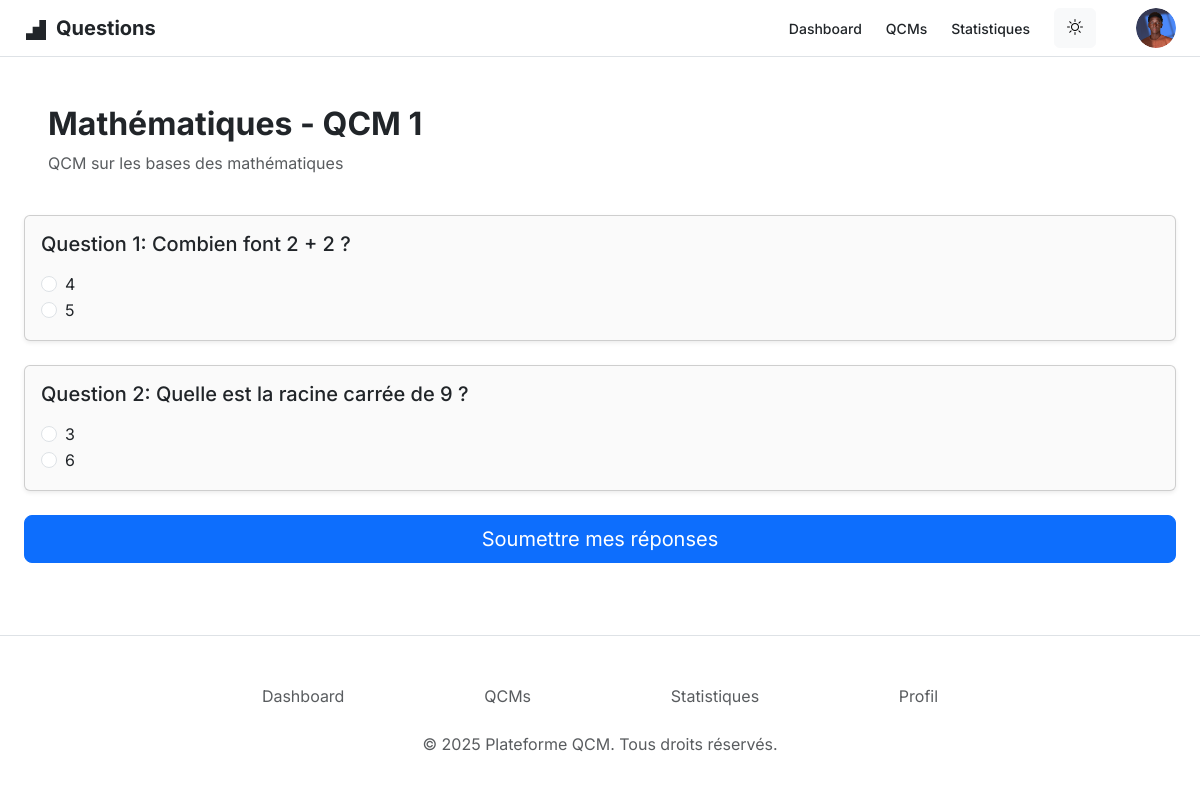
Page /pages/portail/qcms/faire-qcm.php?id=1 (signed in) on the committed database.
### tables this page shows
CREATE TABLE qcms (
    id INT AUTO_INCREMENT PRIMARY KEY,
    titre VARCHAR(255) NOT NULL,
    description TEXT,
    date_creation TIMESTAMP DEFAULT CURRENT_TIMESTAMP
);

CREATE TABLE questions (
    id INT AUTO_INCREMENT PRIMARY KEY,
    qcm_id INT NOT NULL,
    texte_question TEXT NOT NULL,
    FOREIGN KEY (qcm_id) REFERENCES qcms(id) ON DELETE CASCADE
);

CREATE TABLE reponses (
    id INT AUTO_INCREMENT PRIMARY KEY,
    question_id INT NOT NULL,
    texte_reponse TEXT NOT NULL,
    est_correcte BOOLEAN DEFAULT FALSE,
    FOREIGN KEY (question_id) REFERENCES questions(id) ON DELETE CASCADE
);

### includes/database/crud/qcm.php (called while the page is built, shortened)
<?php
function recupererQcmParId(int $id): array|false {
    $db = connectToDB();
    try {
        $sql = "SELECT * FROM qcms WHERE id = :id";
        $stmt = $db->prepare($sql);
        $stmt->execute([':id' => $id]);
        return $stmt->fetch(PDO::FETCH_ASSOC);
    } catch (PDOException $e) {
        error_log('Erreur lors de la récupération du QCM: ' . $e->getMessage());
        return false;
    }
}

### includes/database/crud/question.php (called while the page is built, shortened)
<?php
function recupererQuestionsParQcm(int $qcm_id): array|false {
    $db = connectToDB();
    try {
        $sql = "SELECT * FROM questions WHERE qcm_id = :qcm_id ORDER BY id";
        $stmt = $db->prepare($sql);
        $stmt->execute([':qcm_id' => $qcm_id]);
        return $stmt->fetchAll(PDO::FETCH_ASSOC);
    } catch (PDOException $e) {
        error_log('Erreur lors de la récupération des questions: ' . $e->getMessage());
        return false;
    }
}

### includes/database/crud/reponse.php (called while the page is built, shortened)
<?php
function recupererReponsesParQuestion(int $question_id): array|false {
    $db = connectToDB();
    try {
        $sql = "SELECT * FROM reponses WHERE question_id = :question_id ORDER BY id";
        $stmt = $db->prepare($sql);
        $stmt->execute([':question_id' => $question_id]);
        return $stmt->fetchAll(PDO::FETCH_ASSOC);
    } catch (PDOException $e) {
        error_log('Erreur lors de la récupération des réponses: ' . $e->getMessage());
        return false;
    }
}

### pages/portail/qcms/faire-qcm.php (the view, shortened to what this page needs)
<?php
    require_once __DIR__ . '/../../../includes/layout/page.php';
    require_once __DIR__ . '/../../../includes/database/crud/qcm.php';
    require_once __DIR__ . '/../../../includes/database/crud/question.php';
    require_once __DIR__ . '/../../../includes/database/crud/reponse.php';
    $qcm_id = $_GET['id'];
    $qcm = recupererQcmParId($qcm_id);
    $questions = recupererQuestionsParQcm($qcm_id);
?>
<?php begin_page("Faire le QCM : " . htmlspecialchars($qcm['titre'])) ?>
<?php include_once __DIR__ . '/../../../includes/layout/header_student.php'; ?>
<div class="container-fluid p-4 mb-5">
    <div class="row p-4">
        <div class="col-12">
            <h1 class="text-custom-dark tracking-light fs-2 fw-bold leading-tight min-w-72"><?php echo htmlspecialchars($qcm['titre']); ?></h1>
            <p class="text-muted"><?php echo htmlspecialchars($qcm['description']); ?></p>
        </div>
    </div>
    <form action="<?php echo get_full_url('includes/api/resultat.php?submit'); ?>" method="post">
        <?php if ($questions): ?>
            <?php foreach ($questions as $index => $question): ?>
                <div class="card bg-theme shadow-sm mb-4">
                    <div class="card-body">
                        <h5 class="card-title mb-3">Question <?php echo $index + 1; ?>: <?php echo htmlspecialchars($question['texte_question']); ?></h5>
                        <?php $reponses = recupererReponsesParQuestion($question['id']); ?>
                        <?php if ($reponses): ?>
                            <?php foreach ($reponses as $reponse): ?>
                                <div class="form-check">
                                    <input class="form-check-input" type="radio" name="reponses[<?php echo $question['id']; ?>]" id="reponse-<?php echo $reponse['id']; ?>" value="<?php echo $reponse['id']; ?>" required>
                                    <label class="form-check-label" for="reponse-<?php echo $reponse['id']; ?>">
                                        <?php echo htmlspecialchars($reponse['texte_reponse']); ?>
                                    </label>
                                </div>
                            <?php endforeach; ?>
                        <?php else: ?>
                            <p class="text-muted">Aucune réponse disponible pour cette question.</p>
                        <?php endif; ?>
                    </div>
                </div>
            <?php endforeach; ?>
            <button type="submit" class="btn btn-primary btn-lg w-100">Soumettre mes réponses</button>
        <?php else: ?>
            <p class="text-center">Ce QCM ne contient aucune question pour le moment.</p>
        <?php endif; ?>
    </form>
</div>
<?php include_once __DIR__ . '/../../../includes/layout/footer_student.php'; ?>
<?php end_page() ?>

### includes/layout/page.php (shortened to what this page needs)
<?php
require_once __DIR__ . '/../services/utils/path.php';
function begin_page($page_title): void {
    $theme = "light";
    $assets_path = get_full_url("assets");
    $html = <<<HTML
    <!DOCTYPE html>
    <html lang="en"  data-bs-theme="$theme">
    <head>
        <meta charset="UTF-8">
        <meta name="viewport" content="width=device-width, initial-scale=1.0">
        <link rel="preconnect" href="https://fonts.gstatic.com/" />
        <link
        rel="stylesheet"
        as="style"
        onload="this.rel='stylesheet'"
        href="https://fonts.googleapis.com/css2?display=swap&amp;family=Inter%3Awght%40400%3B500%3B700%3B900&amp;family=Noto+Sans%3Awght%40400%3B500%3B700%3B900"
        />
        <title>$page_title</title>
        <link href="https://cdn.jsdelivr.net/npm/bootstrap@5.3.5/dist/css/bootstrap.min.css" rel="stylesheet">
        <script src="https://cdn.jsdelivr.net/npm/bootstrap@5.3.5/dist/js/bootstrap.bundle.min.js"></script>
        <link rel="stylesheet" href="https://cdn.jsdelivr.net/npm/bootstrap-icons@1.11.3/font/bootstrap-icons.min.css">
        <link rel="stylesheet" href="$assets_path/css/style.css">
    </head>
    <body style='font-family: Inter, "Noto Sans", sans-serif;'>
        <div id="toast-container" class="toast-container position-fixed top-0 end-0 p-3" style="z-index: 1000;"></div>
    HTML;
    echo $html;
}
function end_page(): void {
    $assets_path = get_full_url("assets");
    $html = <<<HTML
        <script src="$assets_path/js/main.js" type="module"></script>
        <script>
            // Example starter JavaScript for disabling form submissions if there are invalid fields
            (function() {
            'use strict';
            window.addEventListener('load', function() {
                // Fetch all the forms we want to apply custom Bootstrap validation styles to
                var forms = document.getElementsByClassName('needs-validation');
                // Loop over them and prevent submission
                var validation = Array.prototype.filter.call(forms, function(form) {
                form.addEventListener('submit', function(event) {
                    if (form.checkValidity() === false) {
                    event.preventDefault();
                    event.stopPropagation();
                    }
                    form.classList.add('was-validated');
                }, false);
                });
            }, false);
            })();
        </script>
    </body>
    </html>
    HTML;
    echo $html;
}

### includes/layout/header_student.php (shortened to what this page needs)
<?php
require_once __DIR__ . '/../../includes/services/utils/path.php';
?>
<header class="d-flex align-items-center justify-content-between border-bottom px-4 py-2">
    <div class="d-flex align-items-center gap-2">
        <div style="width: 1.5rem; height: 1.5rem;">
            <svg viewBox="0 0 48 48" fill="none" xmlns="http://www.w3.org/2000/svg"><path d="M44 4H30.6666V17.3334H17.3334V30.6666H4V44H44V4Z" fill="currentColor"></path></svg>
        </div>
        <h2 class="h5 fw-bold mb-0">Questions</h2>
    </div>
    <div class="d-flex flex-grow-1 justify-content-end gap-4">
        <div class="d-flex align-items-center gap-4">
            <a class="text-dark small fw-medium text-decoration-none" href="<?php echo get_full_url("pages/portail/dashboard.php"); ?>">Dashboard</a>
            <a class="text-dark small fw-medium text-decoration-none" href="<?php echo get_full_url("pages/portail/qcms/qcms.php"); ?>">QCMs</a>
            <a class="text-dark small fw-medium text-decoration-none" href="<?php echo get_full_url("pages/portail/statistiques.php"); ?>">Statistiques</a>
        </div>
        <a class="btn btn-icon <?php echo isset($_COOKIE['theme']) && $_COOKIE['theme'] === 'dark' ? 'btn-dark' : 'btn-light'; ?>" role="button" href="<?php echo get_full_url("includes/api/theme.php?toggle"); ?>" >
            <i class="bi <?php echo isset($_COOKIE['theme']) && $_COOKIE['theme'] === 'dark' ? 'bi-moon-stars' : 'bi-brightness-high'; ?>"></i>
        </a>
        <div class="dropdown">
            <img
            role="button"
            class="rounded-circle object-fit-contain ms-3"
            src="<?php echo_full_url("/assets/images/profile-pic.png") ?>" alt="avatar" class="rounded-circle" style="width: 2.5rem; height: 2.5rem; background-size: cover; background-position: center;"
            data-bs-toggle="dropdown" aria-expanded="false"
            >
        </div>
    </div>
</header>

### includes/services/utils/path.php (shortened to what this page needs)
<?php require_once __DIR__ . '/../../config/config.php';
function get_full_url($path) {
    return $_ENV['BASE_URL'] . $path;
}
function echo_full_url($path) {
    echo get_full_url($path);
}

### includes/layout/footer_student.php (shortened to what this page needs)
<footer class="py-4 border-top">
    <div class="container" style="max-width: 70vw; padding-top: 1rem;">
        <ul class="nav justify-content-center mb-3 justify-content-around">
            <li class="nav-item"><a href="<?php echo get_full_url('pages/portail/dashboard.php'); ?>" class="nav-link px-2 text-body-secondary">Dashboard</a></li>
            <li class="nav-item"><a href="<?php echo get_full_url('pages/portail/qcms/qcms.php'); ?>" class="nav-link px-2 text-body-secondary">QCMs</a></li>
            <li class="nav-item"><a href="<?php echo get_full_url('pages/portail/statistiques.php'); ?>" class="nav-link px-2 text-body-secondary">Statistiques</a></li>
            <li class="nav-item"><a href="<?php echo get_full_url('pages/portail/profil.php'); ?>" class="nav-link px-2 text-body-secondary">Profil</a></li>
        </ul>
        <p class="text-center text-body-secondary">&copy; <?php echo date('Y'); ?> Plateforme QCM. Tous droits réservés.</p>
    </div>
</footer>

### rows in the picture
qcms: titre "Mathématiques - QCM 1", description "QCM sur les bases des mathématiques"
questions: texte_question "Combien font 2 + 2 ?"
reponses: texte_reponse "4"
reponses: texte_reponse "5"
questions: texte_question "Quelle est la racine carrée de 9 ?"
reponses: texte_reponse "3"
reponses: texte_reponse "6"
